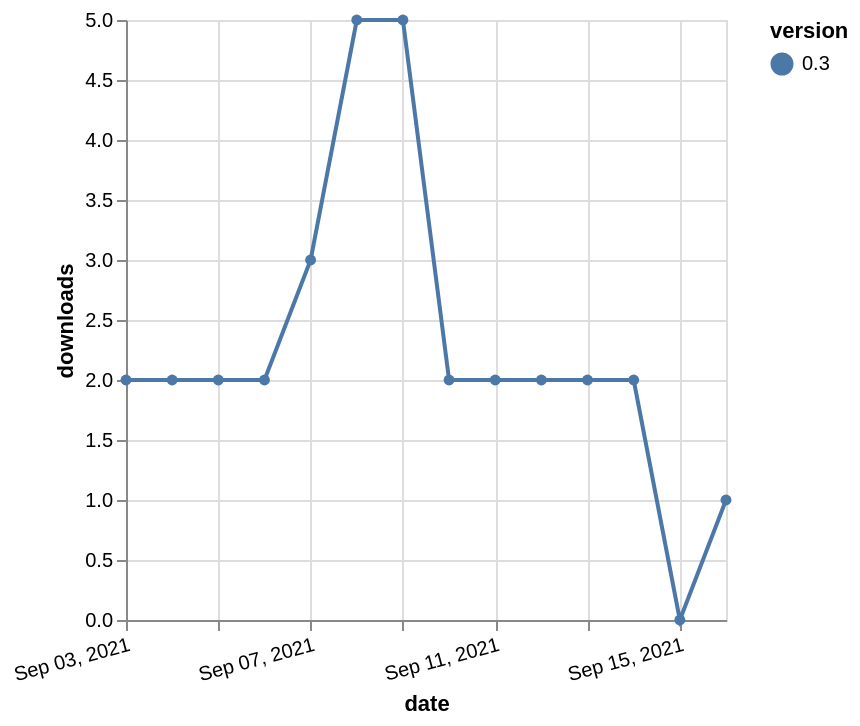

The specification (Vega-Lite) saved for this image:
### Vega-Lite specification from a JSON file in a GitHub repository (floating-point values rounded to 4 significant figures)
{"$schema": "https://vega.github.io/schema/vega-lite/v5.json", "description": "A simple bar chart with embedded data.", "data": {"values": [{"date": "2021-09-03", "total": 2463, "delta": 2, "version": "0.3"}, {"date": "2021-09-04", "total": 2465, "delta": 2, "version": "0.3"}, {"date": "2021-09-05", "total": 2467, "delta": 2, "version": "0.3"}, {"date": "2021-09-06", "total": 2469, "delta": 2, "version": "0.3"}, {"date": "2021-09-07", "total": 2472, "delta": 3, "version": "0.3"}, {"date": "2021-09-08", "total": 2477, "delta": 5, "version": "0.3"}, {"date": "2021-09-09", "total": 2482, "delta": 5, "version": "0.3"}, {"date": "2021-09-10", "total": 2484, "delta": 2, "version": "0.3"}, {"date": "2021-09-11", "total": 2486, "delta": 2, "version": "0.3"}, {"date": "2021-09-12", "total": 2488, "delta": 2, "version": "0.3"}, {"date": "2021-09-13", "total": 2490, "delta": 2, "version": "0.3"}, {"date": "2021-09-14", "total": 2492, "delta": 2, "version": "0.3"}, {"date": "2021-09-15", "total": 2492, "delta": 0, "version": "0.3"}, {"date": "2021-09-16", "total": 2493, "delta": 1, "version": "0.3"}]}, "width": "container", "mark": {"type": "line", "point": {"filled": true}}, "encoding": {"x": {"field": "date", "type": "temporal", "timeUnit": "yearmonthdate", "title": "date", "axis": {"labelAngle": -15}}, "y": {"field": "delta", "type": "quantitative", "title": "downloads"}, "color": {"field": "version", "type": "nominal"}, "tooltip": {"field": "delta"}}}
